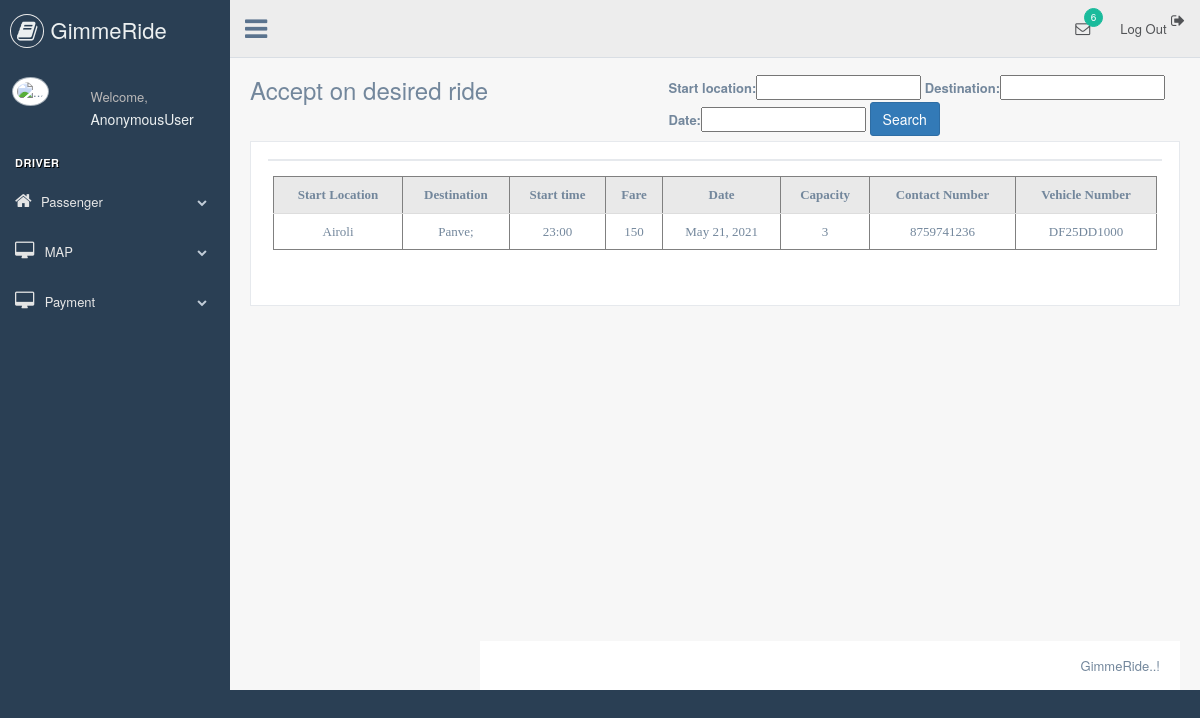
/driver/carrender/, run on an earlier commit of the app's database.
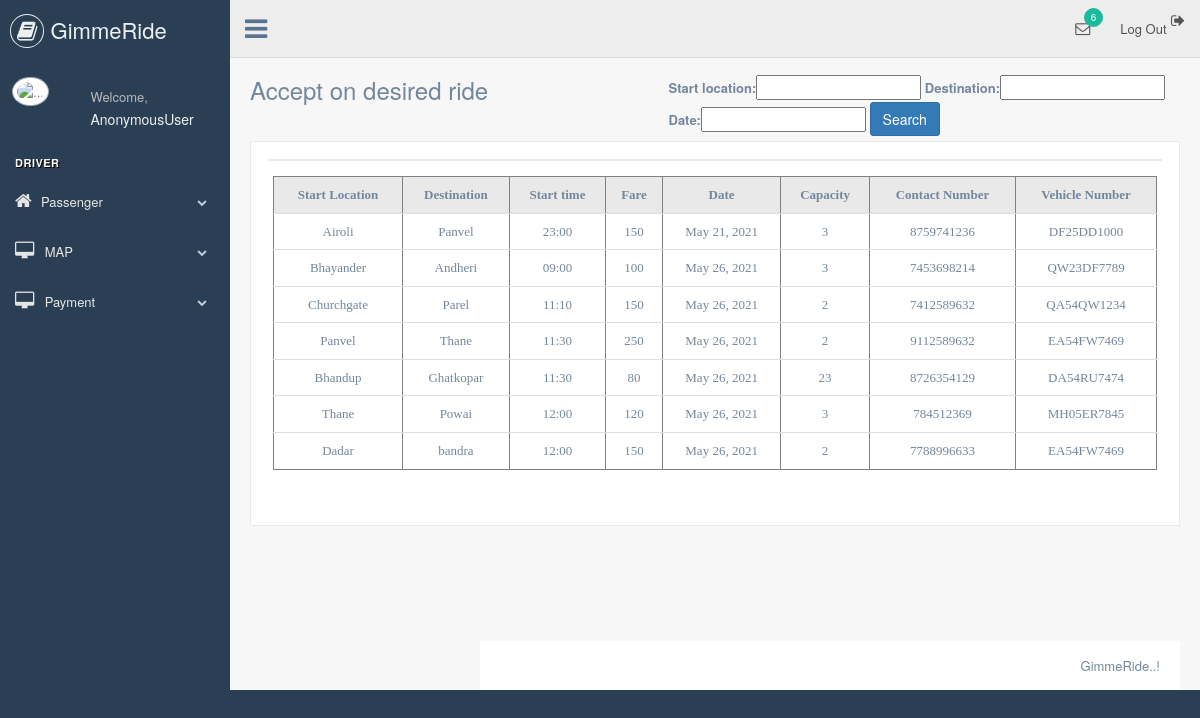
And on a later commit of the database.
### driver2/models.py (models this page shows, shortened)
class Carformmodel(models.Model):
    user = models.ForeignKey(User,null=True,on_delete=models.CASCADE)
    start_location = models.CharField(max_length=255)
    destination = models.CharField(max_length=255)
    start_time = models.CharField(null=True,max_length=255)
    journey_time = models.CharField(null=True,max_length=255)
    fare = models.IntegerField(null=True)
    date = models.DateField(null=True)
    capacity = models.IntegerField(null=True)
    contact_Number = models.IntegerField(null=True,max_length=10)
    vehicle_Number = models.CharField(null=True,max_length=10)
    license = models.ImageField(null=True,blank=True)

### driver/views.py (the view, shortened to what this page needs)
# urls.py: path('carrender/', views.carrender, name="carrender"),
def carrender(request):
    form = CarformmodelForm()
    carformmodels = Carformmodel.objects.all()
    myfilter = Carformfilter(request.GET, queryset=carformmodels)
    carformmodels = myfilter.qs
    context = {'carformmodels':carformmodels, 'myfilter':myfilter}
    return render(request, 'driver/carrender.html', context)

### driver/templates/driver/carrender.html (shortened to what this page needs)
{% load static %}
<!DOCTYPE html>
<html lang="en">
<head>
    <link href="{% static 'css/bootstrap.min.css' %}" rel="stylesheet">
    <link href="{% static 'css/font-awesome.min.css' %}" rel="stylesheet">
    <link href="{% static 'css/nprogress.css' %}" rel="stylesheet">
    <link href="{% static 'css/custom.min.css' %}" rel="stylesheet">
</head>
<body class="nav-md">
<div class="container body">
    <div class="main_container">
        <div class="col-md-3 left_col">
            <div class="left_col scroll-view">
                <div class="navbar nav_title" style="border: 0;">
                    <a href="#" class="site_title"><i class="fa fa-book"></i> <span>GimmeRide</span></a>
                </div>
                <div class="profile clearfix">
                    <div class="profile_pic">
                        <img src="images/img.jpg" alt="..." class="img-circle profile_img">
                    </div>
                    <div class="profile_info">
                        <span>Welcome,</span>
                        <h2>{{request.user}}</h2>
                    </div>
                    <div class="clearfix"></div>
                </div>
                <br/>
                <div id="sidebar-menu" class="main_menu_side hidden-print main_menu">
                    <div class="menu_section">
                        <h3>Driver</h3>
                        <ul class="nav side-menu">
                        <li class="dropdown"><a class="dropdown-toggle" data-toggle="dropdown"><i class="fa fa-home"></i>Passenger<span class="fa fa-chevron-down"></span></a>
                    </li>
                        <li><a href="{% url 'map2' %}"><i class="fa fa-desktop"></i> MAP <span
                                    class="fa fa-chevron-down"></span></a>
                        </li>
                        <li><a href="#"><i class="fa fa-desktop"></i> Payment <span
                                    class="fa fa-chevron-down"></span></a>
                        </li>
                        </ul>
                    </div>
                </div>
            </div>
        </div>
        <div class="top_nav">
            <div class="nav_menu">
                <nav>
                    <div class="nav toggle">
                        <a id="menu_toggle"><i class="fa fa-bars"></i></a>
                    </div>
                    <ul class="nav navbar-nav navbar-right">
                        <li class="">
                                <li><a href="{% url 'logout2' %}"><i class="fa fa-sign-out pull-right"></i> Log Out</a></li>
                        </li>
                        <li role="presentation" class="dropdown">
                            <a href="javascript:;" class="dropdown-toggle info-number" data-toggle="dropdown"
                               aria-expanded="false">
                                <i class="fa fa-envelope-o"></i>
                                <span class="badge bg-green">6</span>
                            </a>
                        </li>
                    </ul>
                </nav>
            </div>
        </div>
        <div class="right_col" role="main">
            <div class="">
                <div class="page-title">
                    <div class="title_left">
                        <h3>Accept on desired ride</h3>
                    </div>
                </div>
                <div class="card card-body">
                    <form method="get">
                        {{myfilter.form}}
                    <button class="btn btn-primary" type="submit">Search</button>
                    </form>
                <div class="row" style="min-height:500px">
                    <div class="col-md-12 col-sm-12 col-xs-12">
                        <div class="x_panel">
                            <div class="x_title">
                            </div>
                            <div class="x_content">
                            <div class ="container h-100">
                                <div class="table-responsive">
                                        <table class="table table-hover" align="center" cellpadding="5" cellspacing="0" border="1">
                                            <thead class="thead-dark">
                                                <tr bgcolor="#E9E9E9">
                                                    <td align = "center"><b><font style = "font-family: avenir" >Start Location</font></b></td>
                                                    <td align = "center"><b><font style = "font-family: avenir" >Destination</font></b></td>
                                                    <td align = "center"><b><font style = "font-family: avenir" >Start time</font></b></td>
                                                    <td align = "center"><b><font style = "font-family: avenir" >Fare</font></b></td>
                                                    <td align = "center"><b><font style = "font-family: avenir" >Date</font></b></td>
                                                    <td align = "center"><b><font style = "font-family: avenir" >Capacity</font></b></td>
                                                    <td align = "center"><b><font style = "font-family: avenir" >Contact Number</font></b></td>
                                                    <td align = "center"><b><font style = "font-family: avenir" >Vehicle Number</font></b></td>
                                                </tr>
                                            </thead>
                                            <tbody>
                                                    <tr bgcolor="#FFFFFF">
                                                        <form action="RequestSelectedRideController">
                                                        {% for obj in carformmodels %}
                                                        <tr>
                                                        <td align = "center"><font style = "font-family: avenir" >{{obj.start_location}}</font></b></td>
                                                        <td align = "center"><font style = "font-family: avenir" >{{obj.destination}}</font></b></td>
                                                        <td align = "center"><font style = "font-family: avenir" > {{obj.start_time}}</font></b></td>
                                                        <td align = "center"><font style = "font-family: avenir" >{{obj.fare}}</font></b></td>
                                                        <td align = "center"><font style = "font-family: avenir" >{{obj.date}}</font></b></td>
                                                        <td align = "center"><font style = "font-family: avenir" >{{obj.capacity}}</font></b></td>
                                                        <td align = "center"><font style = "font-family: avenir" >{{obj.contact_Number}}</font></b></td>
                                                        <td align = "center"><font style = "font-family: avenir" >{{obj.vehicle_Number}}</font></b></td>
                                                        </form>
                                                    </tr>
                                                        {% endfor %}
                                            </tbody>
                                        </table>
                                        <br/>
                                </div>
                            </div>
                        </div>
                    </div>
                </div>
            </div>
        </div>
        <footer>
            <div class="pull-right">
                GimmeRide..!
            </div>
            <div class="clearfix"></div>
        </footer>
    </div>
</div>
</body>
</html>

What changed in the data, as far as the page shows it:
changed Carformmodel "Airoli": destination "Panve;" → "Panvel"
added Carformmodel: start_location "Bhayander", destination "Andheri", start_time "09:00", fare "100", date "May 26, 2021", capacity "3", contact_Number "7453698214", vehicle_Number "QW23DF7789"
added Carformmodel: start_location "Churchgate", destination "Parel", start_time "11:10", fare "150", date "May 26, 2021", capacity "2", contact_Number "7412589632", vehicle_Number "QA54QW1234"
added Carformmodel: start_location "Panvel", destination "Thane", start_time "11:30", fare "250", date "May 26, 2021", capacity "2", contact_Number "9112589632", vehicle_Number "EA54FW7469"
added Carformmodel: start_location "Bhandup", destination "Ghatkopar", start_time "11:30", fare "80", date "May 26, 2021", capacity "23", contact_Number "8726354129", vehicle_Number "DA54RU7474"
added Carformmodel: start_location "Thane", destination "Powai", start_time "12:00", fare "120", date "May 26, 2021", capacity "3", contact_Number "784512369", vehicle_Number "MH05ER7845"
added Carformmodel: start_location "Dadar", destination "bandra", start_time "12:00", fare "150", date "May 26, 2021", capacity "2", contact_Number "7788996633", vehicle_Number "EA54FW7469"
